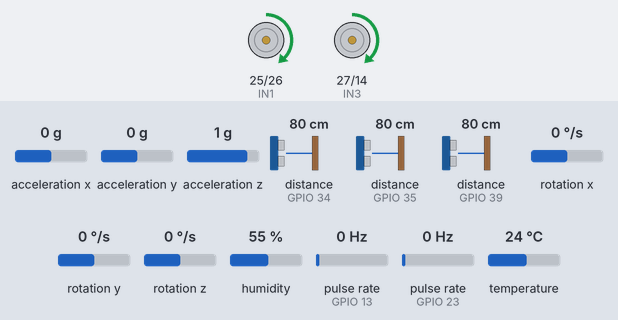
A sketch run on a simulated ESP32. Shown: motor-driver pin pairs drawn as motors (green arrow = first pin HIGH = forward, orange = second pin HIGH = backward, longer = more drive, scaled by the enable pin). Wiring (inferred from the names in the program): 3 × ultrasonic range finder: trigger GPIO 4, echo GPIO 34 / trigger GPIO 16, echo GPIO 35 / trigger GPIO 17, echo GPIO 39; 2 × pulse sensor: data GPIO 13 / data GPIO 23. The inputs (shaded band) are chosen by the test bench; at power-on: distance to the obstacle (sensors on GPIO 34, GPIO 35, GPIO 39) 80 cm, acceleration x 0 g, acceleration y 0 g, acceleration z 1 g, rotation x 0 °/s, rotation y 0 °/s, rotation z 0 °/s, humidity 55 %, pulse rate (sensors on GPIO 13, GPIO 23) 0 Hz, temperature 24 °C. The echo pulse lasts 58.3 µs per cm; what the sketch prints to the serial monitor is not drawn.

Above: at 1.2 s.
1.3 s: distance to the obstacle (sensor on GPIO 34) set to 27 cm
3.1 s: distance to the obstacle (sensor on GPIO 34) set to 23 cm
At 4.3 s:
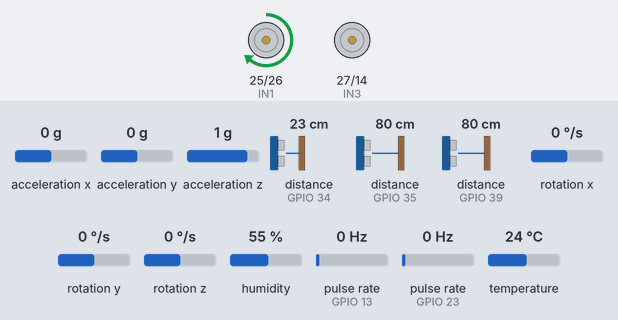
6.6 s: distance to the obstacle (sensor on GPIO 35) set to 84 cm
At 8.4 s:
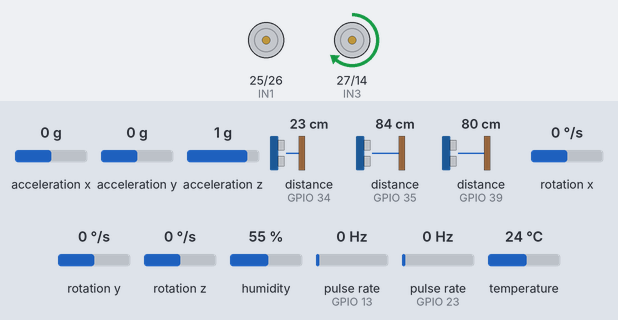
11.4 s: distance to the obstacle (sensor on GPIO 35) set to 2 cm
At 13.0 s:
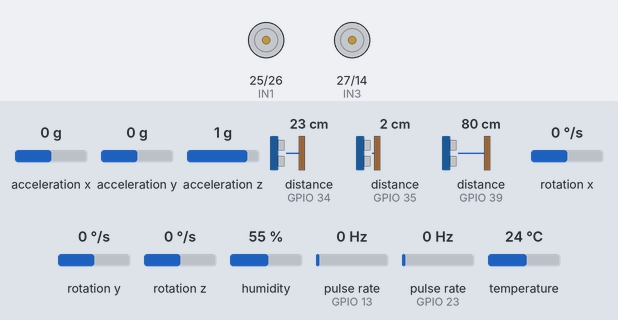
16.9 s: distance to the obstacle (sensor on GPIO 35) set to 250 cm
At 18.7 s:
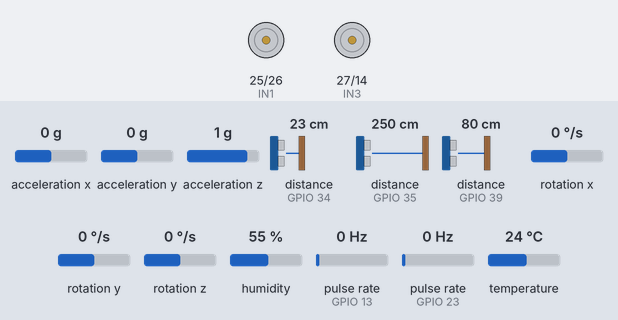
Timing chart, 0 to 23.4 s (numbered marks = the images above; inputs shaded):
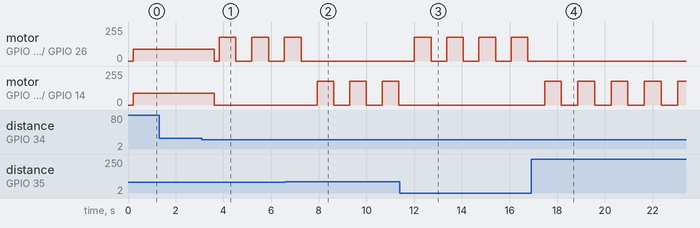

The sketch:

robot_firmware.ino
```cpp
#include <Arduino.h>
#include <Wire.h>
#include <DHT.h>
#include <MPU6050.h>

// ---------------- MOTOR ----------------
#define IN1 25
#define IN2 26
#define IN3 27
#define IN4 14
#define ENA 33
#define ENB 32

// ---------------- LINE SENSOR ----------------
#define LINE_LEFT 18
#define LINE_RIGHT 19

// ---------------- ULTRASONIC ----------------
#define FRONT_TRIG 4
#define FRONT_ECHO 34

#define LEFT_TRIG 16
#define LEFT_ECHO 35

#define RIGHT_TRIG 17
#define RIGHT_ECHO 39

// ---------------- ENCODERS ----------------
#define LEFT_ENCODER 13
#define RIGHT_ENCODER 23

// ---------------- DHT22 ----------------
#define DHTPIN 5
#define DHTTYPE DHT22

// ---------------- FEATURE TOGGLES ----------------
bool lineFollowEnabled = false;
bool obstacleAvoidEnabled = true;
bool climateEnabled = true;
bool mpuEnabled = true;
bool encoderEnabled = true;

// ---------------- VARIABLES ----------------
DHT dht(DHTPIN, DHTTYPE);
MPU6050 mpu;

volatile long leftCount = 0;
volatile long rightCount = 0;

int baseSpeed = 90;   // slower cruising
int turnSpeed = 180;  // stronger turning torque

// ---------------- ENCODER INTERRUPTS ----------------
void IRAM_ATTR leftEncoderISR() {
  leftCount++;
}

void IRAM_ATTR rightEncoderISR() {
  rightCount++;
}

// ---------------- MOTOR CONTROL ----------------
void setSpeed(int left, int right) {
  ledcWrite(0, left);
  ledcWrite(1, right);
}

void forward() {
  digitalWrite(IN1, HIGH);
  digitalWrite(IN2, LOW);

  digitalWrite(IN3, HIGH);
  digitalWrite(IN4, LOW);

  setSpeed(baseSpeed, baseSpeed);
}

void backward() {
  digitalWrite(IN1, LOW);
  digitalWrite(IN2, HIGH);

  digitalWrite(IN3, LOW);
  digitalWrite(IN4, HIGH);

  setSpeed(baseSpeed, baseSpeed);
}

void stopBot() {
  setSpeed(0, 0);
}

// Arc turn left (less torque needed)
void turnLeft() {
  // Left side stop
  digitalWrite(IN1, LOW);
  digitalWrite(IN2, LOW);

  // Right side forward
  digitalWrite(IN3, HIGH);
  digitalWrite(IN4, LOW);

  setSpeed(0, turnSpeed);
}

// Arc turn right (less torque needed)
void turnRight() {
  // Left side forward
  digitalWrite(IN1, HIGH);
  digitalWrite(IN2, LOW);

  // Right side stop
  digitalWrite(IN3, LOW);
  digitalWrite(IN4, LOW);

  setSpeed(turnSpeed, 0);
}

// ---------------- ULTRASONIC ----------------
long readDistance(int trigPin, int echoPin) {
  long total = 0;
  int validReads = 0;

  for (int i = 0; i < 3; i++) {
    digitalWrite(trigPin, LOW);
    delayMicroseconds(2);

    digitalWrite(trigPin, HIGH);
    delayMicroseconds(10);
    digitalWrite(trigPin, LOW);

    long duration = pulseIn(echoPin, HIGH, 30000);

    if (duration > 0) {
      total += duration * 0.034 / 2;
      validReads++;
    }

    delay(20);
  }

  if (validReads == 0) return -1;

  return total / validReads;
}

// ---------------- OBSTACLE AVOIDANCE ----------------
bool obstacleDetected() {
  long front = readDistance(FRONT_TRIG, FRONT_ECHO);
  long left  = readDistance(LEFT_TRIG, LEFT_ECHO);
  long right = readDistance(RIGHT_TRIG, RIGHT_ECHO);

  int threshold = 25;

  // If front blocked
  if (front > 0 && front < threshold) {

    stopBot();
    delay(200);

    // choose better side
    if (left > right) {
      turnLeft();
    } else {
      turnRight();
    }

    delay(700);
    stopBot();
    delay(150);

    return true;
  }

  // proactive side correction
  if (left > 0 && left < 10) {
    turnRight();
    delay(300);
    return true;
  }

  if (right > 0 && right < 10) {
    turnLeft();
    delay(300);
    return true;
  }

  return false;
}

// ---------------- LINE FOLLOW ----------------
bool lineDetected() {
  int left = digitalRead(LINE_LEFT);
  int right = digitalRead(LINE_RIGHT);

  // both sensors must agree
  return (left == 1 && right == 1);
}

void lineFollow() {
  int left = digitalRead(LINE_LEFT);
  int right = digitalRead(LINE_RIGHT);

  if (left == 1 && right == 0) {
    turnLeft();
  }
  else if (left == 0 && right == 1) {
    turnRight();
  }
  else {
    forward();
  }
}

// ---------------- DHT22 ----------------
void readClimate() {
  if (!climateEnabled) return;

  float temp = dht.readTemperature();
  float hum = dht.readHumidity();

  if (!isnan(temp) && !isnan(hum)) {
    Serial.print("Temp: ");
    Serial.print(temp);
    Serial.print(" C | Humidity: ");
    Serial.println(hum);
  }
}

// ---------------- MPU6050 ----------------
void readMPU() {
  if (!mpuEnabled) return;

  int16_t ax, ay, az;
  int16_t gx, gy, gz;

  mpu.getMotion6(&ax, &ay, &az, &gx, &gy, &gz);

  Serial.print("AX:");
  Serial.print(ax);
  Serial.print(" AY:");
  Serial.print(ay);
  Serial.print(" AZ:");
  Serial.println(az);
}

// ---------------- ENCODERS ----------------
void readEncoders() {
  if (!encoderEnabled) return;

  Serial.print("Left Encoder: ");
  Serial.print(leftCount);
  Serial.print(" | Right Encoder: ");
  Serial.println(rightCount);
}

// ---------------- SETUP ----------------
void setup() {
  Serial.begin(115200);

  // Motor pins
  pinMode(IN1, OUTPUT);
  pinMode(IN2, OUTPUT);
  pinMode(IN3, OUTPUT);
  pinMode(IN4, OUTPUT);

  // PWM
  ledcSetup(0, 1000, 8);
  ledcSetup(1, 1000, 8);

  ledcAttachPin(ENA, 0);
  ledcAttachPin(ENB, 1);

  // Line sensors
  pinMode(LINE_LEFT, INPUT);
  pinMode(LINE_RIGHT, INPUT);

  // Ultrasonic
  pinMode(FRONT_TRIG, OUTPUT);
  pinMode(FRONT_ECHO, INPUT);

  pinMode(LEFT_TRIG, OUTPUT);
  pinMode(LEFT_ECHO, INPUT);

  pinMode(RIGHT_TRIG, OUTPUT);
  pinMode(RIGHT_ECHO, INPUT);

  // Encoders
  pinMode(LEFT_ENCODER, INPUT);
  pinMode(RIGHT_ENCODER, INPUT);

  attachInterrupt(digitalPinToInterrupt(LEFT_ENCODER), leftEncoderISR, RISING);
  attachInterrupt(digitalPinToInterrupt(RIGHT_ENCODER), rightEncoderISR, RISING);

  // I2C
  Wire.begin(21, 22);

  // MPU
  mpu.initialize();

  // DHT
  dht.begin();

  Serial.println("Hybrid Robot System Started");
}

// ---------------- LOOP ----------------
void loop() {

  // PRIORITY 1: obstacle avoidance
  if (obstacleDetected()) {
    delay(100);
    return;
  }

  // PRIORITY 2: line following (optional)
  if (lineFollowEnabled && lineDetected()) {
    lineFollow();
  }
  else {
    // default move forward
    forward();
  }

  // Logging
  readClimate();
  readMPU();
  readEncoders();

  delay(200);
}
```

Measured:
- the behaviour switches between 26 and 25 cm on distance to the obstacle (sensor on GPIO 34) (found by bisection; images 0 and 1)
- the behaviour switches between 80 and 81 cm on distance to the obstacle (sensor on GPIO 35) (found by bisection; images 1 and 2)
- after the input at 1.3 s, every drawn part: stays the same
- after the input at 3.1 s, motor on GPIO 25 (IN1) / GPIO 26 (IN2): forward 90/255 → stopped after 0.53 s, then repeats every 1.4 s: forward 179/255 0.70 s, stopped 0.67 s; motor on GPIO 27 (IN3) / GPIO 14 (IN4): forward 90/255 → stopped after 0.53 s
- after the input at 6.6 s, motor on GPIO 25 (IN1) / GPIO 26 (IN2): goes on until 7.3 s, then stays stopped; motor on GPIO 27 (IN3) / GPIO 14 (IN4): alternates forward 179/255 for 0.70 s and stopped for 0.67 s, starting after 1.3 s
- after the input at 11.4 s, motor on GPIO 25 (IN1) / GPIO 26 (IN2): alternates forward 179/255 for 0.70 s and stopped for 0.65 s, starting after 0.61 s; motor on GPIO 27 (IN3) / GPIO 14 (IN4): stops changing and stays stopped
- after the input at 16.9 s, motor on GPIO 25 (IN1) / GPIO 26 (IN2): stops changing and stays stopped; motor on GPIO 27 (IN3) / GPIO 14 (IN4): alternates forward 179/255 for 0.70 s and stopped for 0.70 s, starting after 0.57 s
